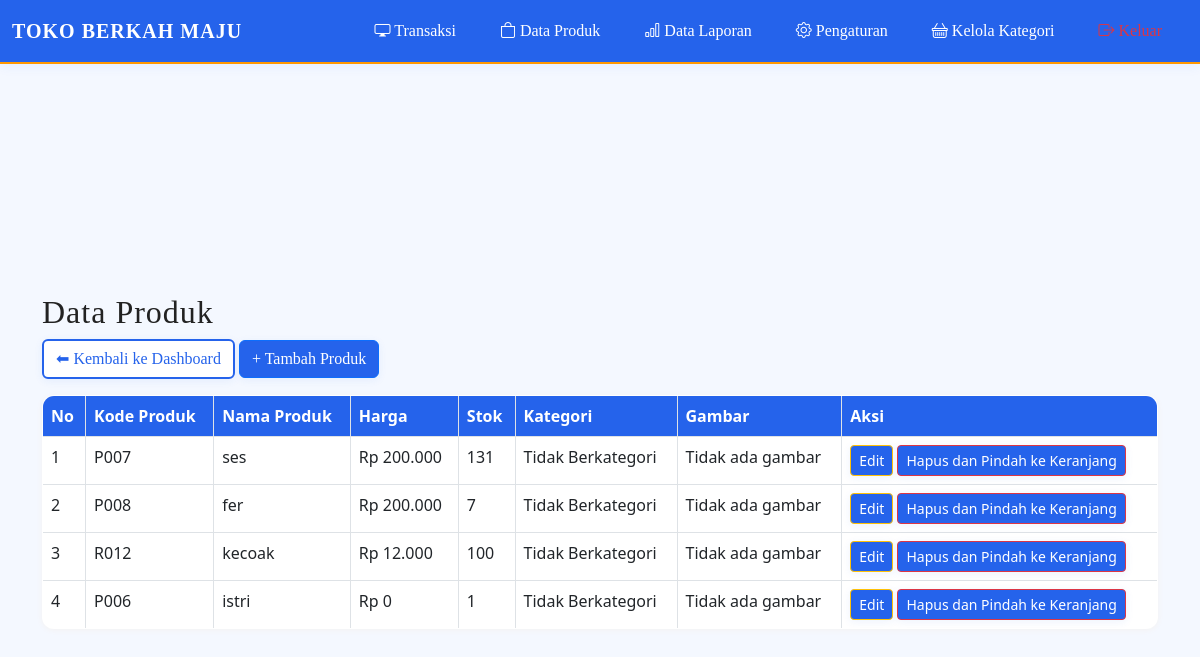
Page /data_produk.php (signed in) on the earlier database version.
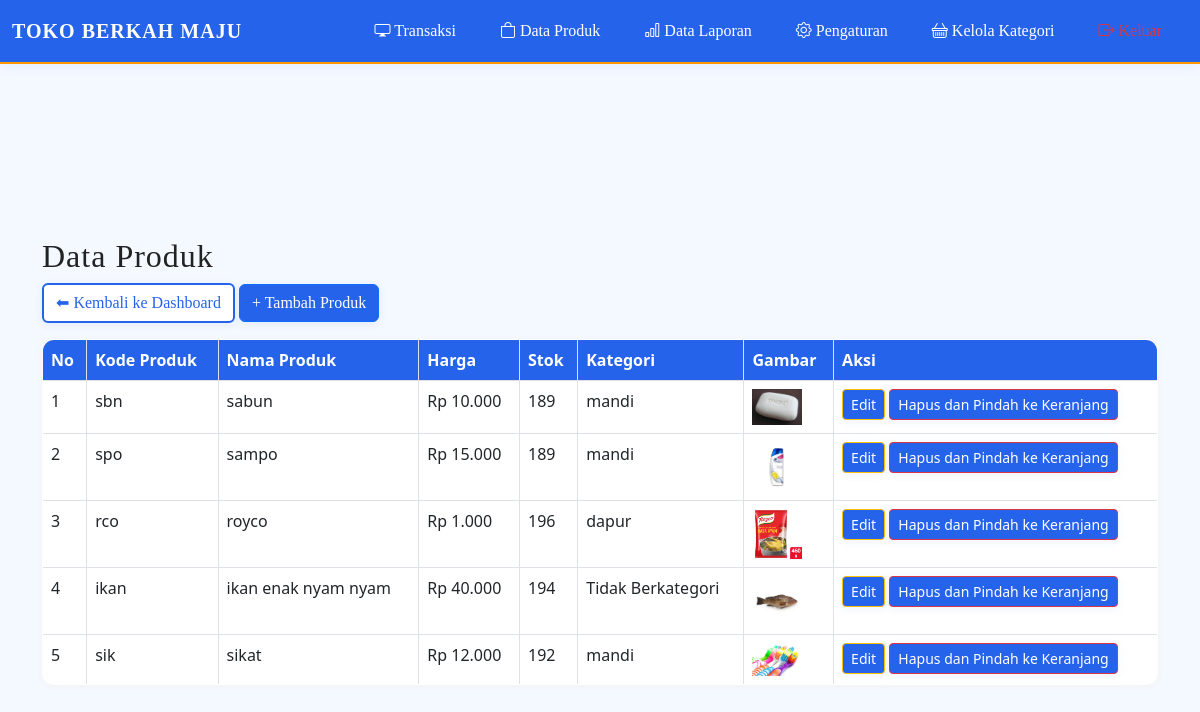
Same page on the later database version.
### tables this page shows
CREATE TABLE `produk` (
  `id` int(11) NOT NULL,
  `kode_produk` varchar(50) NOT NULL,
  `nama_produk` varchar(100) NOT NULL,
  `harga` int(11) NOT NULL,
  `stok` int(11) NOT NULL,
  `gambar` varchar(255) DEFAULT NULL,
  `kategori_id` int(11) DEFAULT NULL
);

CREATE TABLE `kategori` (
  `id` int(11) NOT NULL,
  `nama_kategori` varchar(50) NOT NULL,
  `ikon` varchar(100) DEFAULT NULL
);

### data_produk.php (the view, shortened to what this page needs)
<?php
include 'init.php';
?>
<?php include 'navbar.php'; ?>
<!DOCTYPE html>
<html lang="id">
<head>
    <link rel="stylesheet" href="https://cdn.jsdelivr.net/npm/bootstrap@5.3.0/dist/css/bootstrap.min.css">
    <link rel="stylesheet" href="custom_style.php">
</head>
<body class="with-navbar-padding">
    <div class="container mt-5">
        <h2>Data Produk</h2>
        <a href="dashboard.php" class="btn btn-secondary mb-3">⬅ Kembali ke Dashboard</a>
        <a href="tambah_produk.php" class="btn btn-primary mb-3">+ Tambah Produk</a>
        <table class="table table-bordered">
            <thead>
                <tr>
                    <th>No</th>
                    <th>Kode Produk</th>
                    <th>Nama Produk</th>
                    <th>Harga</th>
                    <th>Stok</th>
                    <th>Kategori</th>
                    <th>Gambar</th>
                    <th>Aksi</th>
                </tr>
            </thead>
            <tbody>
                <?php
                $query = mysqli_query($koneksi, "SELECT p.*, k.nama_kategori
                                               FROM produk p
                                               LEFT JOIN kategori k ON p.kategori_id = k.id");
                $no = 1;
                if (mysqli_num_rows($query) > 0) {
                    while ($row = mysqli_fetch_assoc($query)) {
                        $kategori = !empty($row['nama_kategori']) ? $row['nama_kategori'] : "Tidak Berkategori";
                        echo "<tr>
                            <td>{$no}</td>
                            <td>{$row['kode_produk']}</td>
                            <td>{$row['nama_produk']}</td>
                            <td>Rp " . number_format($row['harga'], 0, ',', '.') . "</td>
                            <td>{$row['stok']}</td>
                            <td>{$kategori}</td>
                            <td>";
                            if (!empty($row['gambar']) && file_exists("assets/" . $row['gambar'])) {
                                echo "<img src='assets/{$row['gambar']}' width='50' alt='Gambar {$row['nama_produk']}'>";
                            } else {
                                echo "Tidak ada gambar";
                            }
                        echo "</td>
                            <td>
                                <a href='edit_produk.php?id={$row['id']}' class='btn btn-warning btn-sm'>Edit</a>
                                <a href='data_produk.php?hapus_produk={$row['id']}' class='btn btn-danger btn-sm' onclick='return confirm(\"Yakin ingin memindahkan produk ini ke keranjang dan menghapusnya?\")'>Hapus dan Pindah ke Keranjang</a>
                            </td>
                        </tr>";
                        $no++;
                    }
                } else {
                    echo "<tr><td colspan='8' class='text-center'>Data produk masih kosong</td></tr>";
                }
                ?>
            </tbody>
        </table>
    </div>
</body>
</html>

### navbar.php (shortened to what this page needs)
<!DOCTYPE html>
<html lang="id">
<head>
    <link rel="stylesheet" href="https://cdn.jsdelivr.net/npm/bootstrap@5.3.0/dist/css/bootstrap.min.css">
    <link rel="stylesheet" href="https://cdn.jsdelivr.net/npm/bootstrap-icons/font/bootstrap-icons.css">
    <link rel="stylesheet" href="style.css">
    <link rel="stylesheet" href="custom_style.php">
</head>
<body>
<nav class="navbar navbar-expand-lg navbar-dark fixed-top">
    <div class="container-fluid d-flex justify-content-between align-items-center">
        <a class="navbar-brand" href="dashboard.php">TOKO BERKAH MAJU</a>
        <div class="collapse navbar-collapse" id="navbarNav">
            <ul class="navbar-nav ms-auto">
                <li class="nav-item">
                    <a class="nav-link" href="transaksi.php">
                        <i class="bi bi-display"></i> Transaksi
                    </a>
                </li>
                <li class="nav-item">
                    <a class="nav-link" href="data_produk.php">
                        <i class="bi bi-bag"></i> Data Produk
                    </a>
                </li>
                <li class="nav-item">
                    <a class="nav-link" href="laporan.php">
                        <i class="bi bi-bar-chart"></i> Data Laporan
                    </a>
                </li>
                <li class="nav-item">
                    <a class="nav-link" href="pengaturan.php">
                        <i class="bi bi-gear"></i> Pengaturan
                    </a>
                </li>
                <li class="nav-item">
                    <a class="nav-link" href="manage_kategori.php">
                        <i class="bi bi-basket"></i> Kelola Kategori
                    </a>
                </li>
                <li class="nav-item">
                    <a class="nav-link text-danger" href="logout.php">
                        <i class="bi bi-box-arrow-right"></i> Keluar
                    </a>
                </li>
            </ul>
        </div>
    </div>
</nav>
</body>
</html>

### style.css (style rules this page uses)
:root { --primary-color: #2563eb; --accent-color: #ff9800; --bg-color: #f4f8ff; --btn-color: #2563eb; --table-color: #2563eb; --main-font: 'Segoe UI', Arial, sans-serif; --font-color: #222; }
body { background: var(--bg-color) !important; font-family: var(--main-font) !important; color: var(--font-color) !important; display: flex; justify-content: center; align-items: center; height: 100vh; }
h2 { color: var(--primary-color); font-weight: 700; letter-spacing: 1px; }
button, .btn, .btn-primary { background: var(--btn-color) !important; color: #fff !important; border: none; border-radius: 8px; font-weight: 600; font-size: 1rem; box-shadow: 0 2px 8px rgba(37,99,235,0.08); transition: background 0.2s, box-shadow 0.2s; }
button.btn-secondary, .btn-secondary { background: #fff !important; color: var(--btn-color) !important; border: 2px solid var(--btn-color) !important; }
.table { border-radius: 12px; overflow: hidden; background: #fff; box-shadow: 0 1px 6px rgba(255,152,0,0.06); border: 1.5px solid var(--primary-color); font-family: var(--main-font) !important; }
.table thead th, .table thead td { background: var(--table-color) !important; color: #fff !important; }
.navbar { background: var(--primary-color) !important; box-shadow: 0 2px 12px rgba(37,99,235,0.07); border-bottom: 3px solid var(--accent-color); }
.navbar-brand { color: #fff !important; font-weight: bold; letter-spacing: 1px; }
.nav-link { color: #fff !important; margin-right: 15px; font-weight: 500; transition: color 0.2s, background 0.2s; }
.with-navbar-padding { padding-top: 90px !important; }

### navbar.php (style rules this page uses)
.navbar { border-bottom: 2px solid #ff9800; min-height: 64px; }
.navbar-brand { font-size: 1.5rem; letter-spacing: 1px; display: flex; align-items: center; }
.nav-link { font-size: 1.08rem; padding: 8px 18px !important; border-radius: 8px; margin-right: 8px; }
body { padding-top: 70px; }

Differences in the rows shown:
removed produk: kode_produk "P007", nama_produk "ses", harga "200.000", stok "131", kategori "Tidak Berkategori", gambar "Tidak ada gambar"
removed produk: kode_produk "P008", nama_produk "fer", harga "200.000", stok "7", kategori "Tidak Berkategori", gambar "Tidak ada gambar"
removed produk: kode_produk "R012", nama_produk "kecoak", harga "12.000", stok "100", kategori "Tidak Berkategori", gambar "Tidak ada gambar"
removed produk: kode_produk "P006", nama_produk "istri", harga "0", stok "1", kategori "Tidak Berkategori", shows "Tidak ada gambar"
added produk: kode_produk "sbn", nama_produk "sabun", harga "10.000", stok "189", kategori.nama_kategori "mandi", gambar (picture)
added produk: kode_produk "spo", nama_produk "sampo", harga "15.000", stok "189", kategori.nama_kategori "mandi", gambar (picture)
added produk: kode_produk "rco", nama_produk "royco", harga "1.000", stok "196", kategori.nama_kategori "dapur", gambar (picture)
added produk: kode_produk "ikan", nama_produk "ikan enak nyam nyam", harga "40.000", stok "194", kategori "Tidak Berkategori", gambar (picture)
added produk: kode_produk "sik", nama_produk "sikat", harga "12.000", stok "192", kategori.nama_kategori "mandi", gambar (picture)
